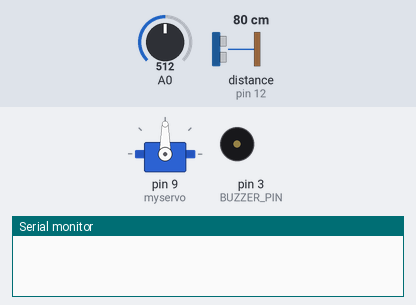
Bench run of a sketch on a simulated Arduino Uno, built with avr-gcc and run on an emulated ATmega328P. On the bench: servo, buzzer (waves = sounding), the last lines printed to the serial monitor. The test bench sets the inputs (shaded band); at power-on: distance to the obstacle (sensor on pin 12) 80 cm, A0 = 512.

Above: at 1.8 s.
1.9 s: distance to the obstacle (sensor on pin 12) set to 54 cm
At 10.19 s:
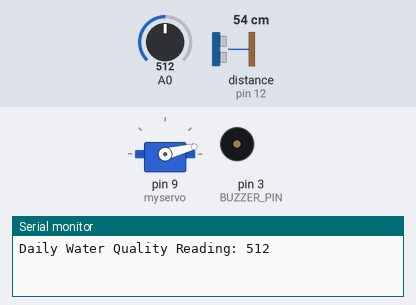
12.7 s: distance to the obstacle (sensor on pin 12) set to 45 cm
At 13.21 s:
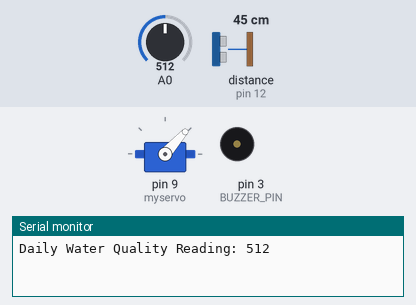
At 14.8 s:
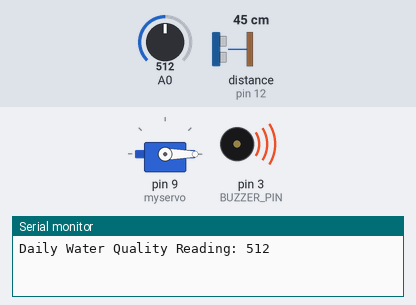
Timing chart, 0 to 28.9 s (numbered marks = the images above; inputs shaded):
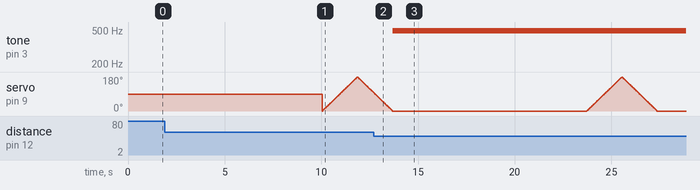

Measured:
- the behaviour switches between 49 and 48 cm on distance to the obstacle (sensor on pin 12) (found by bisection; images 1 and 2)
- after the input at 12.7 s, tone on pin 3 (BUZZER_PIN): silent → 490 Hz after 0.99 s

The sketch:

Fishfeederproject.ino
```cpp
#define REPORT_INTERVAL 10000UL  // 24 hours in milliseconds
unsigned long lastReportTime = 0;
#define BUZZER_PIN 3
#include <NewPing.h>
#include <Servo.h>
int timehour=10;
unsigned long lastMillis;
Servo myservo;
int pos=0;
NewPing mySensor(11,12,400);
void setup()
{
  pinMode(BUZZER_PIN,OUTPUT);
  myservo.attach(9);
  lastMillis=millis();
  Serial.begin(9600);

  }
  void loop()
  {
    unsigned long currentTime = millis();
    if (currentTime - lastReportTime >= REPORT_INTERVAL) {
    int turbidity = analogRead(A0);
    Serial.print("Daily Water Quality Reading: ");
    Serial.println(turbidity);

    lastReportTime = currentTime;
    }
    if(millis()-lastMillis>=(1000UL*timehour))
    {
      for(pos=0;pos<=180;pos++)
      {
      myservo.write(pos);
      delay(10);
     }
    for(pos=180;pos>=0;pos--)
    {
      myservo.write(pos);
      delay(10);
    }
    lastMillis=millis();
    }
    int distance = mySensor.ping_cm();
  if (distance >10 && distance < 50)
  {
    analogWrite(BUZZER_PIN, 50);
  }
  else
  {
    analogWrite(BUZZER_PIN, 0);
  }
  delay(1000);
 }
```
